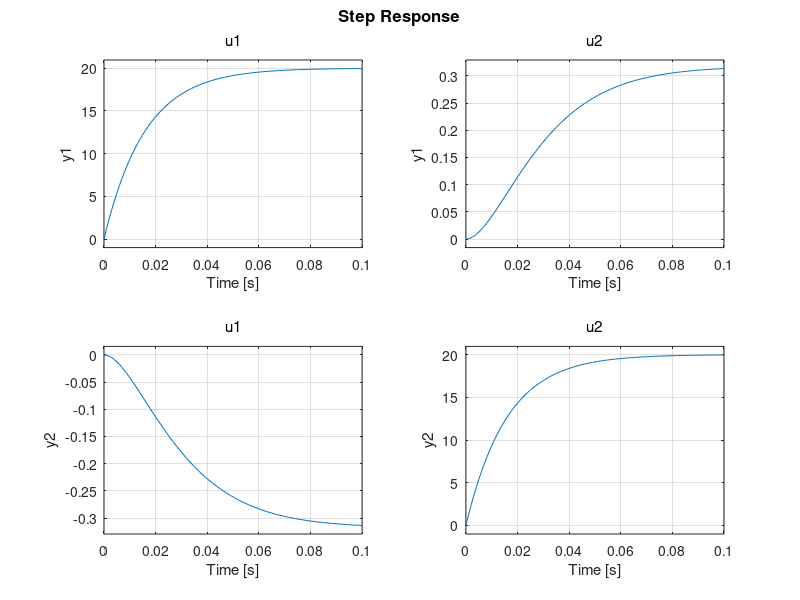

Source code (MATLAB):
clear

% Define symbolic variables and parameters
Lq = 0.000795; %H
Ld = Lq; %H
Rs= 0.05; % Ohm
Flux = 0.192;  %Wb
p = 4;
vdc=560;

%Calculating Gains
fsw=5000;
Kpq=(Lq*2*pi*fsw)/10;
Kpd=(Ld*2*pi*fsw)/10;
Kiq=Kpd*(Rs/Lq);
Kid=Kpd*(Rs/Ld);
Ksq=Kiq;
Ksd=Kid;


% Define linearized state-space matrices
A = [-Rs/Ld, Lq/Ld;
    -Ld/Lq, -Rs/Lq]; % *K matrix
    
B = [1/Ld, 0;
     0, 1/Lq];

% E how do we add this one?
E = [0;      % *wm
    Flux/Lq]; 

% Assuming Psi_f is linearly approximated or given as a constant
C = eye(2); % Output all states
D = zeros(2,2); % No direct feedthrough from inputs to outputs

%Controller Matrix
K= [0,1;
    1,0]; % *w_m

%Obs = ------

% Create state-space model
sys = ss(A, B, C, D);
step(sys);

% Display state-space matrices
disp('State-space matrices:');
disp('A = ');
disp(A);
disp('B = ');
disp(B);
disp('C = ');
disp(C);
disp('D = ');
disp(D);
